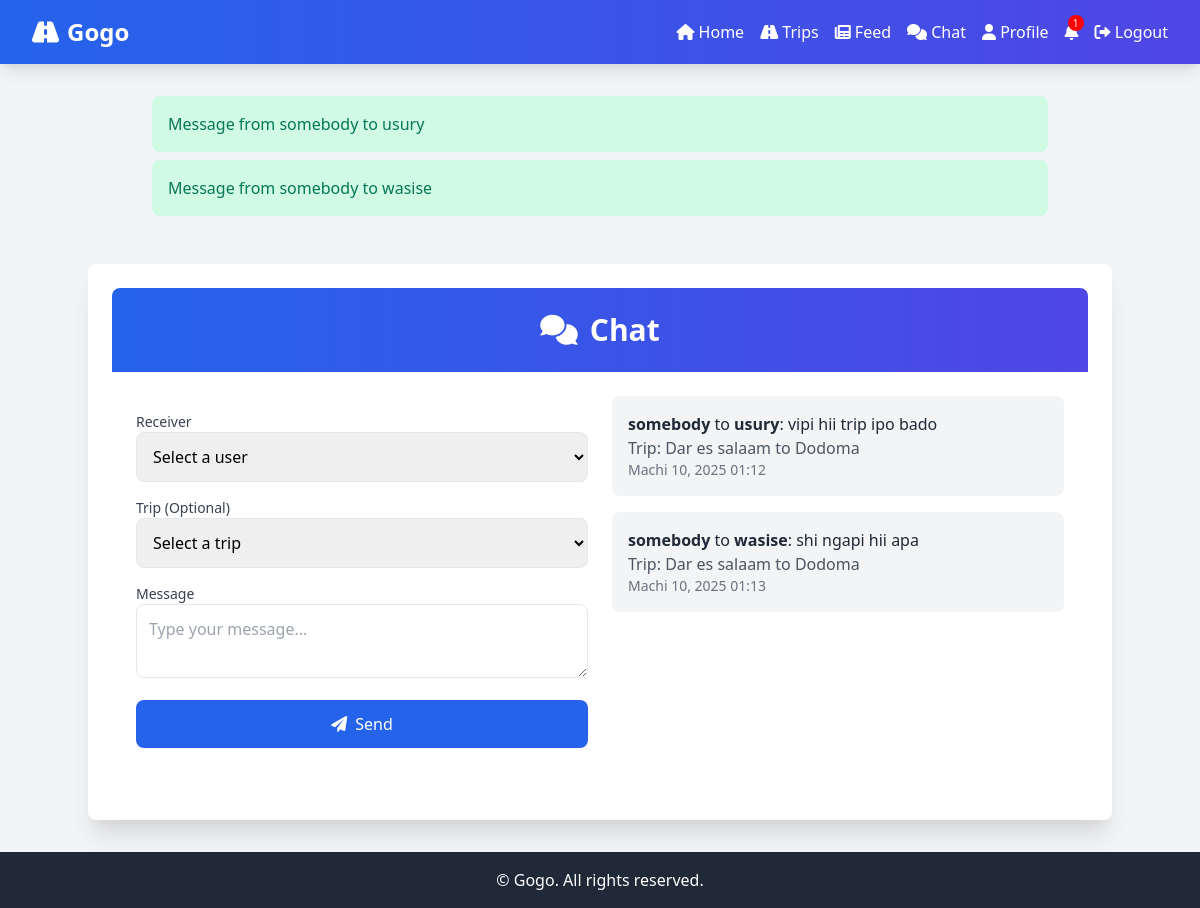
Page /chat/ (signed in) on the committed database.
### core/models.py (models this page shows, shortened)
class Message(models.Model):
    sender = models.ForeignKey(User, on_delete=models.CASCADE, related_name='sent_messages')
    receiver = models.ForeignKey(User, on_delete=models.CASCADE, related_name='received_messages')
    content = models.TextField()
    trip = models.ForeignKey(Trip, on_delete=models.SET_NULL, null=True, blank=True)
    timestamp = models.DateTimeField(auto_now_add=True)
    def __str__(self):
        return f"Message from {self.sender.username} to {self.receiver.username}"

class Trip(models.Model):
    driver = models.ForeignKey(Profile, on_delete=models.CASCADE, related_name='trips')
    start = models.CharField(max_length=100)
    end = models.CharField(max_length=100)
    seats = models.PositiveIntegerField()
    cargo_capacity = models.FloatField(default=0.0)
    price_per_seat = models.DecimalField(max_digits=10, decimal_places=2)
    price_per_kg = models.DecimalField(max_digits=10, decimal_places=2)
    departure = models.DateTimeField()
    auction_mode = models.BooleanField(default=False)
    status = models.CharField(max_length=20, choices=[('open', 'Open'), ('completed', 'Completed'), ('cancelled', 'Cancelled')], default='open')

### core/views.py (the view, shortened to what this page needs)
# urls.py: path('chat/', views.chat, name='chat'),
@login_required
def chat(request):
    users = User.objects.exclude(id=request.user.id)
    messages_qs = Message.objects.filter(Q(sender=request.user) | Q(receiver=request.user)).order_by('timestamp')
    paginator = Paginator(messages_qs, 10)
    page_number = request.GET.get('page')
    messages_list = paginator.get_page(page_number)
    trips = Trip.objects.filter(driver=request.user.profile)
    trip_request_id = request.GET.get('trip_request')
    receiver_id = None
    if trip_request_id:
        trip_request = get_object_or_404(TripRequest, id=trip_request_id)
        receiver_id = trip_request.passenger.id
    context = {
        'users': users,
        'messages': messages_list,
        'trips': trips,
        'receiver_id': receiver_id,
        'notifications': get_notifications(request.user),
    }
    return render(request, 'core/chat.html', context)

### core/views.py (called while the page is built)
def get_notifications(user):
    return Notification.objects.filter(user=user, read=False).order_by('-created_at')

### core/templates/core/chat.html (shortened to what this page needs)
{% extends 'core/base.html' %}
{% block content %}
<div class="max-w-4xl mx-auto mt-12 p-6 bg-white rounded-lg shadow-xl sm:max-w-5xl">
    <header class="text-center py-6 bg-gradient-to-r from-blue-600 to-indigo-600 text-white rounded-t-lg animate-fadeIn">
        <h2 class="text-2xl sm:text-3xl font-semibold"><i class="fas fa-comments mr-3"></i>Chat</h2>
    </header>
    <div class="p-6 grid grid-cols-1 md:grid-cols-2 gap-6">
        <div>
            <form method="post" class="mb-6 space-y-4">
                <div>
                    <label class="block text-sm font-medium text-gray-700">Receiver</label>
                    <select name="receiver" class="w-full p-3 border rounded-lg focus:outline-none focus:ring-2 focus:ring-blue-600" required>
                        <option value="">Select a user</option>
                    </select>
                </div>
                <div>
                    <label class="block text-sm font-medium text-gray-700">Trip (Optional)</label>
                    <select name="trip" class="w-full p-3 border rounded-lg focus:outline-none focus:ring-2 focus:ring-blue-600">
                        <option value="">Select a trip</option>
                    </select>
                </div>
                <div>
                    <label class="block text-sm font-medium text-gray-700">Message</label>
                    <textarea name="content" placeholder="Type your message..." class="w-full p-3 border rounded-lg focus:outline-none focus:ring-2 focus:ring-blue-600" required></textarea>
                </div>
                <button type="submit" class="btn-primary w-full py-3 hover:bg-blue-700 transition duration-300">
                    <i class="fas fa-paper-plane mr-2"></i>Send
                </button>
            </form>
        </div>
        <div class="space-y-4 max-h-96 overflow-y-auto">
            {% for message in messages %}
                <div class="bg-gray-100 p-4 rounded-lg hover:shadow-md transition duration-300 fade-in-message" data-index="{{ forloop.counter0 }}">
                    <p class="text-gray-800">
                        <strong>{{ message.sender.username }}</strong> to <strong>{{ message.receiver.username }}</strong>: {{ message.content }}
                    </p>
                    <p class="text-gray-600">Trip: {{ message.trip.start }} to {{ message.trip.end|default:"N/A" }}</p>
                    <p class="text-gray-500 text-sm">{{ message.timestamp|date:'F d, Y H:i' }}</p>
                </div>
            {% empty %}
                <p class="text-gray-600 text-center">No messages yet.</p>
            {% endfor %}
        </div>
    </div>
</div>
{% endblock %}

### core/templates/core/base.html (shortened to what this page needs)
<!DOCTYPE html>
<html lang="en">
<head>
    <link href="https://cdn.jsdelivr.net/npm/tailwindcss@2.2.19/dist/tailwind.min.css" rel="stylesheet">
    <link rel="stylesheet" href="https://cdnjs.cloudflare.com/ajax/libs/font-awesome/6.0.0-beta3/css/all.min.css">
</head>
<body class="bg-gray-100 font-sans">
    <nav class="bg-gradient-to-r from-blue-600 to-indigo-600 text-white shadow-lg fixed w-full top-0 z-50">
        <div class="max-w-7xl mx-auto px-4 sm:px-6 lg:px-8">
            <div class="flex justify-between h-16">
                <div class="flex items-center">
                    <a href="{% url 'core:home' %}" class="text-2xl font-bold"><i class="fas fa-road mr-2"></i>Gogo</a>
                </div>
                <div class="hidden md:flex items-center space-x-4">
                    {% if user.is_authenticated %}
                        <a href="{% url 'core:home' %}" class="hover:text-gray-200"><i class="fas fa-home"></i> Home</a>
                        <div class="relative dropdown">
                            <a href="#" class="hover:text-gray-200"><i class="fas fa-road"></i> Trips</a>
                        </div>
                        <a href="{% url 'core:feed' %}" class="hover:text-gray-200"><i class="fas fa-newspaper"></i> Feed</a>
                        <a href="{% url 'core:chat' %}" class="hover:text-gray-200"><i class="fas fa-comments"></i> Chat</a>
                        <a href="{% url 'core:profile' %}" class="hover:text-gray-200"><i class="fas fa-user"></i> Profile</a>
                        <div class="notification-bell">
                            <a href="{% url 'core:profile' %}" class="hover:text-gray-200"><i class="fas fa-bell"></i></a>
                            {% if notifications.count > 0 %}
                                <span class="notification-count">{{ notifications.count }}</span>
                            {% endif %}
                        </div>
                        <a href="{% url 'core:logout' %}" class="hover:text-gray-200"><i class="fas fa-sign-out-alt"></i> Logout</a>
                    {% else %}
                        <a href="{% url 'core:login' %}" class="hover:text-gray-200"><i class="fas fa-sign-in-alt"></i> Login</a>
                        <a href="{% url 'core:register' %}" class="hover:text-gray-200"><i class="fas fa-user-plus"></i> Register</a>
                    {% endif %}
                </div>
            </div>
        </div>
    </nav>
    <main class="min-h-screen pt-20 pb-8">
        {% if messages %}
            <div id="messages" class="max-w-4xl mx-auto mt-4 space-y-2">
                {% for message in messages %}
                    <div class="message p-4 rounded-lg {% if message.tags == 'error' %}bg-red-100 text-red-700{% else %}bg-green-100 text-green-700{% endif %}">
                        {{ message }}
                    </div>
                {% endfor %}
            </div>
        {% endif %}
        {% block content %}{% endblock %}
    </main>
    <footer class="bg-gray-800 text-white text-center py-4">
        <p>© {{ 'now'|date:'Y' }} Gogo. All rights reserved.</p>
    </footer>
</body>
</html>

### core/templates/core/base.html (style rules this page uses)
.btn-primary { background-color: #2563eb; color: white; border-radius: 0.5rem; }
.animate-fadeIn { animation: fadeIn 0.5s ease-in; }
.message { transition: opacity 0.5s ease-out; }
.notification-bell { position: relative; }
.notification-count { position: absolute; top: -5px; right: -5px; background: red; color: white; border-radius: 50%; width: 16px; height: 16px; font-size: 10px; text-align: center; line-height: 16px; }

### core/templates/core/chat.html (style rules this page uses)
.fade-in-message { animation: fadeIn 0.5s ease-in forwards; }

### rows in the picture
Message: sender+receiver "Message from somebody to usury", sender.username "somebody", receiver.username "usury", content "vipi hii trip ipo bado", trip.start "Dar es salaam", trip.end "Dodoma", timestamp "Machi 10, 2025 01:12"
Message: sender+receiver "Message from somebody to wasise", sender.username "somebody", receiver.username "wasise", content "shi ngapi hii apa", trip.start "Dar es salaam", trip.end "Dodoma", timestamp "Machi 10, 2025 01:13"

### other values in the picture
{{ notifications.count }} "1"
